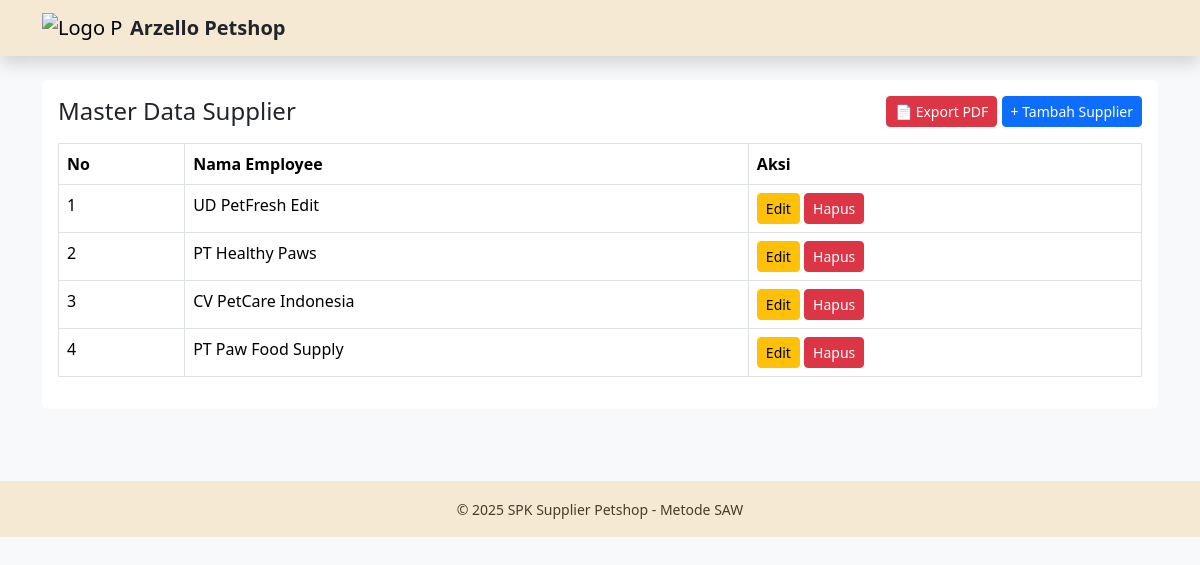
/views/pages/supplier.php, run on the app's committed database.
### tables this page shows
CREATE TABLE `employees` (
  `id` int(11) NOT NULL,
  `name` varchar(100) NOT NULL,
  `position` varchar(100) NOT NULL
);

### views/pages/supplier.php (the view, shortened to what this page needs)
<?php
include "../../config/database.php";
include "../layouts/header.php";
?>
<div class="card border-0 shadow-soft">
  <div class="card-body">
    <div class="d-flex justify-content-between align-items-center mb-3">
      <h4 class="m-0">Master Data Supplier</h4>
      <div>
        <a href="?export=pdf" target="_blank" class="btn btn-danger btn-sm">📄 Export PDF</a>
        <button class="btn btn-primary btn-sm" data-bs-toggle="modal" data-bs-target="#addModal">+ Tambah Supplier</button>
      </div>
    </div>
    <div class="table-responsive mt-3">
      <table class="table table-bordered">
        <thead>
          <tr>
            <th>No</th>
            <th>Nama Employee</th>
            <th>Aksi</th>
          </tr>
        </thead>
        <tbody>
        <?php
          $no=1;
          $sql = "SELECT * FROM employees ORDER BY id DESC";
          $res = $conn->query($sql);
          while($r = $res->fetch_assoc()):
        ?>
          <tr>
            <td><?php echo $no++; ?></td>
            <td><?php echo htmlspecialchars($r['name']); ?></td>
            <td>
              <button class="btn btn-sm btn-warning"
                onclick="editForm('<?php echo $r['id']; ?>','<?php echo htmlspecialchars($r['name']); ?>')">
                Edit
              </button>
              <a href="?delete=<?php echo $r['id']; ?>"
                 class="btn btn-sm btn-danger"
                 onclick="return confirm('Hapus data ini?')">
                Hapus
              </a>
            </td>
          </tr>
        <?php endwhile; ?>
        </tbody>
      </table>
    </div>
  </div>
</div>
<?php include "../layouts/footer.php"; ?>

### data on the page
employees: name "UD PetFresh Edit"
employees: name "PT Healthy Paws"
employees: name "CV PetCare Indonesia"
employees: name "PT Paw Food Supply"
